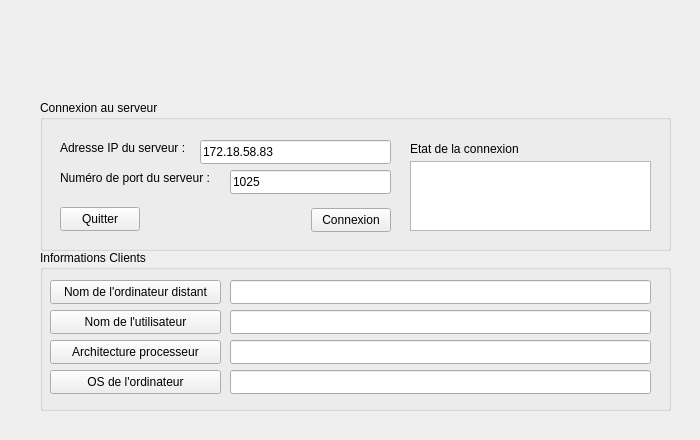
<?xml version="1.0" encoding="UTF-8"?>
<ui version="4.0">
 <class>ClientWidget</class>
 <widget class="QWidget" name="ClientWidget">
  <property name="geometry">
   <rect>
    <x>0</x>
    <y>0</y>
    <width>700</width>
    <height>440</height>
   </rect>
  </property>
  <property name="windowTitle">
   <string>ClientWidget</string>
  </property>
  <widget class="QGroupBox" name="groupBox_ConnexionServ">
   <property name="geometry">
    <rect>
     <x>40</x>
     <y>100</y>
     <width>631</width>
     <height>151</height>
    </rect>
   </property>
   <property name="title">
    <string>Connexion au serveur</string>
   </property>
   <widget class="QLabel" name="label_IPserv">
    <property name="geometry">
     <rect>
      <x>20</x>
      <y>40</y>
      <width>141</width>
      <height>16</height>
     </rect>
    </property>
    <property name="text">
     <string>Adresse IP du serveur :</string>
    </property>
   </widget>
   <widget class="QLabel" name="label_numPort">
    <property name="geometry">
     <rect>
      <x>20</x>
      <y>70</y>
      <width>171</width>
      <height>16</height>
     </rect>
    </property>
    <property name="text">
     <string>Numéro de port du serveur :</string>
    </property>
   </widget>
   <widget class="QLineEdit" name="lineEdit_ip">
    <property name="geometry">
     <rect>
      <x>160</x>
      <y>40</y>
      <width>191</width>
      <height>24</height>
     </rect>
    </property>
    <property name="text">
     <string>172.18.58.83</string>
    </property>
   </widget>
   <widget class="QLineEdit" name="lineEdit_numPort">
    <property name="geometry">
     <rect>
      <x>190</x>
      <y>70</y>
      <width>161</width>
      <height>24</height>
     </rect>
    </property>
    <property name="text">
     <string>1025</string>
    </property>
   </widget>
   <widget class="QPushButton" name="pushButto_Quitter">
    <property name="geometry">
     <rect>
      <x>20</x>
      <y>107</y>
      <width>80</width>
      <height>24</height>
     </rect>
    </property>
    <property name="text">
     <string>Quitter</string>
    </property>
   </widget>
   <widget class="QPushButton" name="pushButton_Connexion">
    <property name="geometry">
     <rect>
      <x>271</x>
      <y>108</y>
      <width>80</width>
      <height>24</height>
     </rect>
    </property>
    <property name="text">
     <string>Connexion</string>
    </property>
   </widget>
   <widget class="QTextEdit" name="textEdit_EtatConnexion">
    <property name="geometry">
     <rect>
      <x>370</x>
      <y>61</y>
      <width>241</width>
      <height>70</height>
     </rect>
    </property>
   </widget>
   <widget class="QLabel" name="label_EtatConnexion">
    <property name="geometry">
     <rect>
      <x>370</x>
      <y>41</y>
      <width>121</width>
      <height>16</height>
     </rect>
    </property>
    <property name="text">
     <string>Etat de la connexion</string>
    </property>
   </widget>
  </widget>
  <widget class="QGroupBox" name="groupBox_InfoClients">
   <property name="geometry">
    <rect>
     <x>40</x>
     <y>250</y>
     <width>631</width>
     <height>161</height>
    </rect>
   </property>
   <property name="title">
    <string>Informations Clients</string>
   </property>
   <widget class="QPushButton" name="pushButton_NomOrdi">
    <property name="geometry">
     <rect>
      <x>10</x>
      <y>30</y>
      <width>171</width>
      <height>24</height>
     </rect>
    </property>
    <property name="text">
     <string>Nom de l'ordinateur distant</string>
    </property>
   </widget>
   <widget class="QPushButton" name="pushButton_NomUser">
    <property name="geometry">
     <rect>
      <x>10</x>
      <y>60</y>
      <width>171</width>
      <height>24</height>
     </rect>
    </property>
    <property name="text">
     <string>Nom de l'utilisateur</string>
    </property>
   </widget>
   <widget class="QPushButton" name="pushButton_Processeur">
    <property name="geometry">
     <rect>
      <x>10</x>
      <y>120</y>
      <width>171</width>
      <height>24</height>
     </rect>
    </property>
    <property name="text">
     <string>OS de l'ordinateur</string>
    </property>
   </widget>
   <widget class="QPushButton" name="pushButton_Architecture">
    <property name="geometry">
     <rect>
      <x>10</x>
      <y>90</y>
      <width>171</width>
      <height>24</height>
     </rect>
    </property>
    <property name="text">
     <string>Architecture processeur</string>
    </property>
   </widget>
   <widget class="QLineEdit" name="lineEdit_nomOrdi">
    <property name="geometry">
     <rect>
      <x>190</x>
      <y>30</y>
      <width>421</width>
      <height>24</height>
     </rect>
    </property>
   </widget>
   <widget class="QLineEdit" name="lineEdit_Architecture">
    <property name="geometry">
     <rect>
      <x>190</x>
      <y>90</y>
      <width>421</width>
      <height>24</height>
     </rect>
    </property>
   </widget>
   <widget class="QLineEdit" name="lineEdit_nomUsers">
    <property name="geometry">
     <rect>
      <x>190</x>
      <y>60</y>
      <width>421</width>
      <height>24</height>
     </rect>
    </property>
   </widget>
   <widget class="QLineEdit" name="lineEdit_Processeur">
    <property name="geometry">
     <rect>
      <x>190</x>
      <y>120</y>
      <width>421</width>
      <height>24</height>
     </rect>
    </property>
   </widget>
  </widget>
 </widget>
 <resources/>
 <connections>
  <connection>
   <sender>pushButto_Quitter</sender>
   <signal>clicked()</signal>
   <receiver>ClientWidget</receiver>
   <slot>close()</slot>
   <hints>
    <hint type="sourcelabel">
     <x>97</x>
     <y>220</y>
    </hint>
    <hint type="destinationlabel">
     <x>219</x>
     <y>66</y>
    </hint>
   </hints>
  </connection>
 </connections>
</ui>
